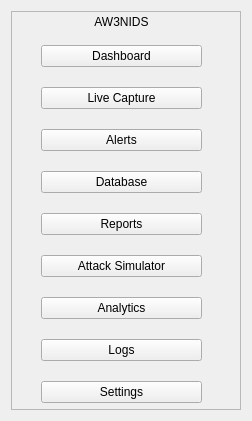
   <widget class="QWidget" name="horizontalLayoutWidget">
    <property name="geometry">
     <rect>
      <x>10</x>
      <y>0</y>
      <width>230</width>
      <height>421</height>
     </rect>
    </property>
    <property name="maximumSize">
     <size>
      <width>230</width>
      <height>16777215</height>
     </size>
    </property>
    <layout class="QHBoxLayout" name="horizontalLayout">
     <item>
      <widget class="QFrame" name="sidebarFrame">
       <property name="enabled">
        <bool>true</bool>
       </property>
       <property name="minimumSize">
        <size>
         <width>230</width>
         <height>0</height>
        </size>
       </property>
       <property name="maximumSize">
        <size>
         <width>230</width>
         <height>16777215</height>
        </size>
       </property>
       <property name="autoFillBackground">
        <bool>false</bool>
       </property>
       <property name="frameShape">
        <enum>QFrame::StyledPanel</enum>
       </property>
       <property name="frameShadow">
        <enum>QFrame::Raised</enum>
       </property>
       <widget class="QLabel" name="iblLogo">
        <property name="geometry">
         <rect>
          <x>0</x>
          <y>0</y>
          <width>221</width>
          <height>21</height>
         </rect>
        </property>
        <property name="text">
         <string>AW3NIDS</string>
        </property>
        <property name="alignment">
         <set>Qt::AlignCenter</set>
        </property>
       </widget>
       <widget class="QWidget" name="verticalLayoutWidget_2">
        <property name="geometry">
         <rect>
          <x>30</x>
          <y>20</y>
          <width>161</width>
          <height>391</height>
         </rect>
        </property>
        <layout class="QVBoxLayout" name="NavSidebar">
         <item>
          <widget class="QPushButton" name="btnDashboard">
           <property name="text">
            <string>Dashboard</string>
           </property>
          </widget>
         </item>
         <item>
          <widget class="QPushButton" name="btnLiveCapture">
           <property name="text">
            <string>Live Capture</string>
           </property>
          </widget>
         </item>
         <item>
          <widget class="QPushButton" name="btnAlerts">
           <property name="text">
            <string>Alerts</string>
           </property>
          </widget>
         </item>
         <item>
          <widget class="QPushButton" name="btnDatabase">
           <property name="text">
            <string>Database</string>
           </property>
          </widget>
         </item>
         <item>
          <widget class="QPushButton" name="btnReports">
           <property name="text">
            <string>Reports</string>
           </property>
          </widget>
         </item>
         <item>
          <widget class="QPushButton" name="btnSimulator">
           <property name="text">
            <string>Attack Simulator</string>
           </property>
          </widget>
         </item>
         <item>
          <widget class="QPushButton" name="btnAnalytics">
           <property name="text">
            <string>Analytics</string>
           </property>
          </widget>
         </item>
         <item>
          <widget class="QPushButton" name="btnLogs">
           <property name="text">
            <string>Logs</string>
           </property>
          </widget>
         </item>
         <item>
          <widget class="QPushButton" name="btnSettings">
           <property name="text">
            <string>Settings</string>
           </property>
          </widget>
         </item>
        </layout>
       </widget>
      </widget>
     </item>
    </layout>
   </widget>
